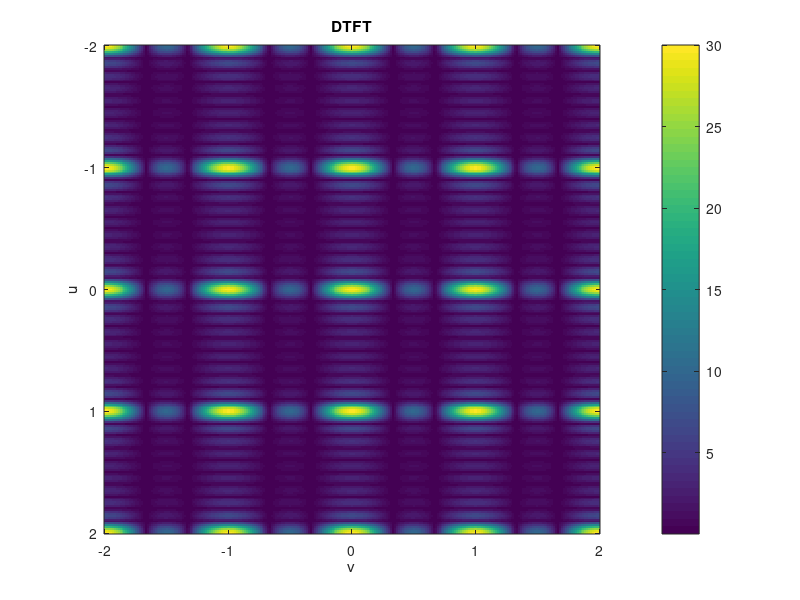
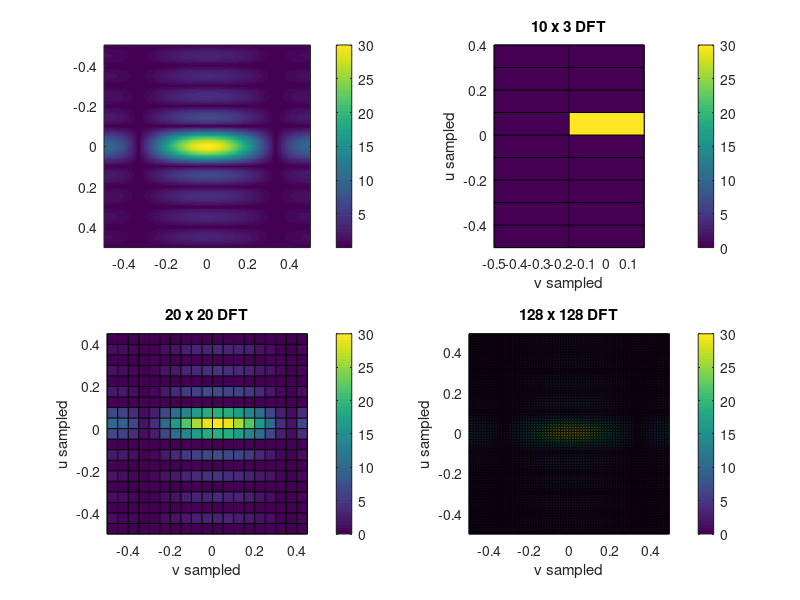
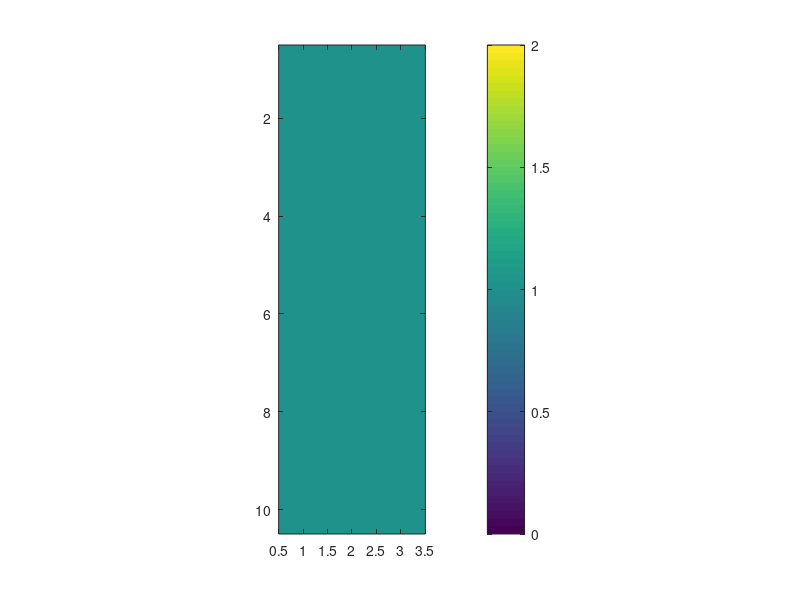

Write the MATLAB code that produced these figures, in order.
M = 10; N = 3;
f = ones(M,N);
u = linspace(-2,2,255)'; v = u; 
[U V] = meshgrid(u,v);
F = zeros(length(u),length(v));
for m = 1:M
  for n = 1:N
    F = F + f(m,n)*exp(-j*2*pi*(U*m + V*n));
  end
end
F = F.';

figure(3);clf
imagesc(f);axis image;colorbar

figure(1);clf
imagesc(u,v,abs(F));colorbar;axis ij
xlabel('v');ylabel('u')
title('DTFT')

u = linspace(-0.5,0.5,255)'; v = u;
[U V] = meshgrid(u,v);
F2 = zeros(length(u),length(v));
for m = 1:M
  for n = 1:N
    F2 = F2 + f(m,n)*exp(-j*2*pi*(U*m + V*n));
  end
end
F2 = F2.';


F_10_3 = fft2(f,10,3);
u_10_3 = -0.5+(0:9)/10;v_10_3 = -0.5+(0:2)/3;

F_20_20 = fft2(f,20,20);
u_20_20 = -0.5+(0:19)/20;v_20_20 = -0.5+(0:19)/20;

F_128_128 = fft2(f,128,128);
u_128_128 = -0.5+(0:127)/128;v_128_128 = -0.5+(0:127)/128;



figure(2);clf
subplot(221);imagesc(u,v,abs(F2));colorbar;
subplot(222);pcolor(v_10_3,u_10_3,abs(fftshift(F_10_3)));colorbar
xlabel('v sampled');ylabel('u sampled')
title('10 x 3 DFT');
axis image
subplot(223);pcolor(v_20_20,u_20_20,abs(fftshift(F_20_20)));colorbar
xlabel('v sampled');ylabel('u sampled')
title('20 x 20 DFT');
axis image
subplot(224);pcolor(v_128_128,u_128_128,abs(fftshift(F_128_128)));colorbar
xlabel('v sampled');ylabel('u sampled')
title('128 x 128 DFT');
axis image